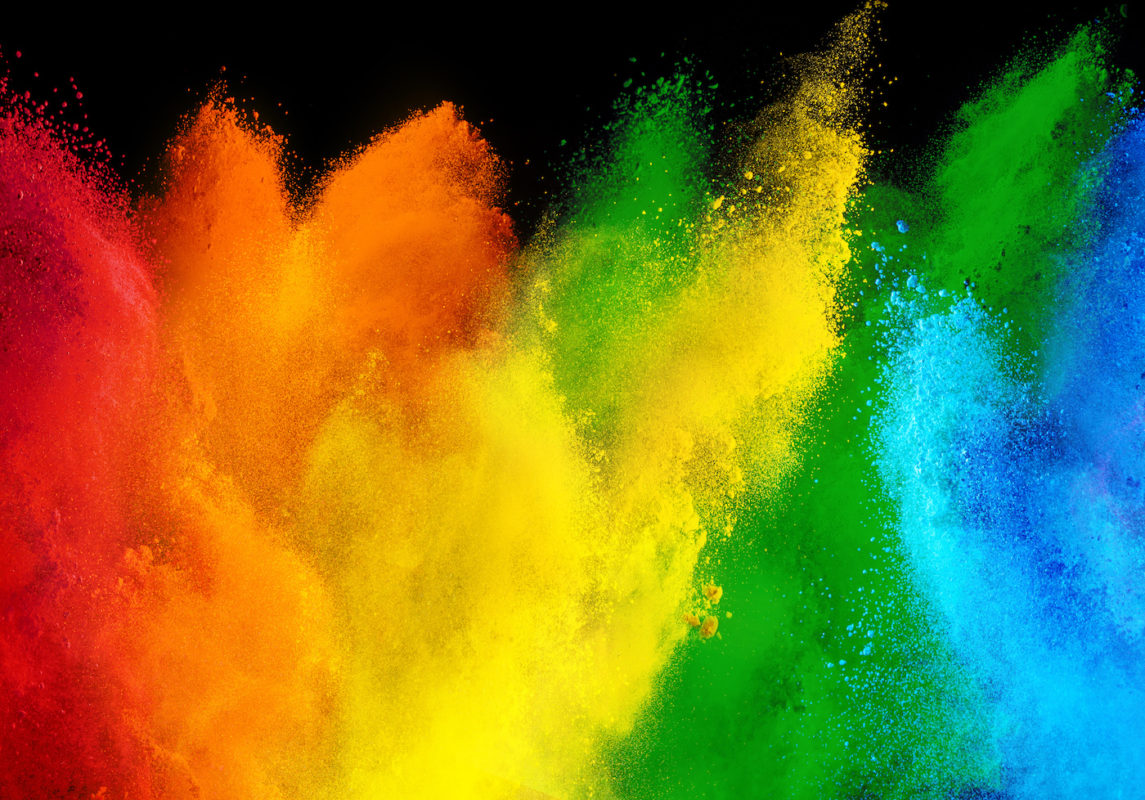
#> input picture images/image4.jpeg, 1145 x 800 px, found by its file name
$ python Question_4.py
#> lines starting #> are read from the running program, lines starting #| are printed output that depends on the picture
# Write a program to perform color separation into R, G, and B from an color image.

import cv2
import numpy as np

image = cv2.imread("images\image4.jpeg")
#> image is the input picture: shape (800, 1145, 3); mean B, G, R 39.7, 116.7, 119.6
cv2.imshow("Original Image", image)
cv2.waitKey(0)

b, g, r = cv2.split(image)
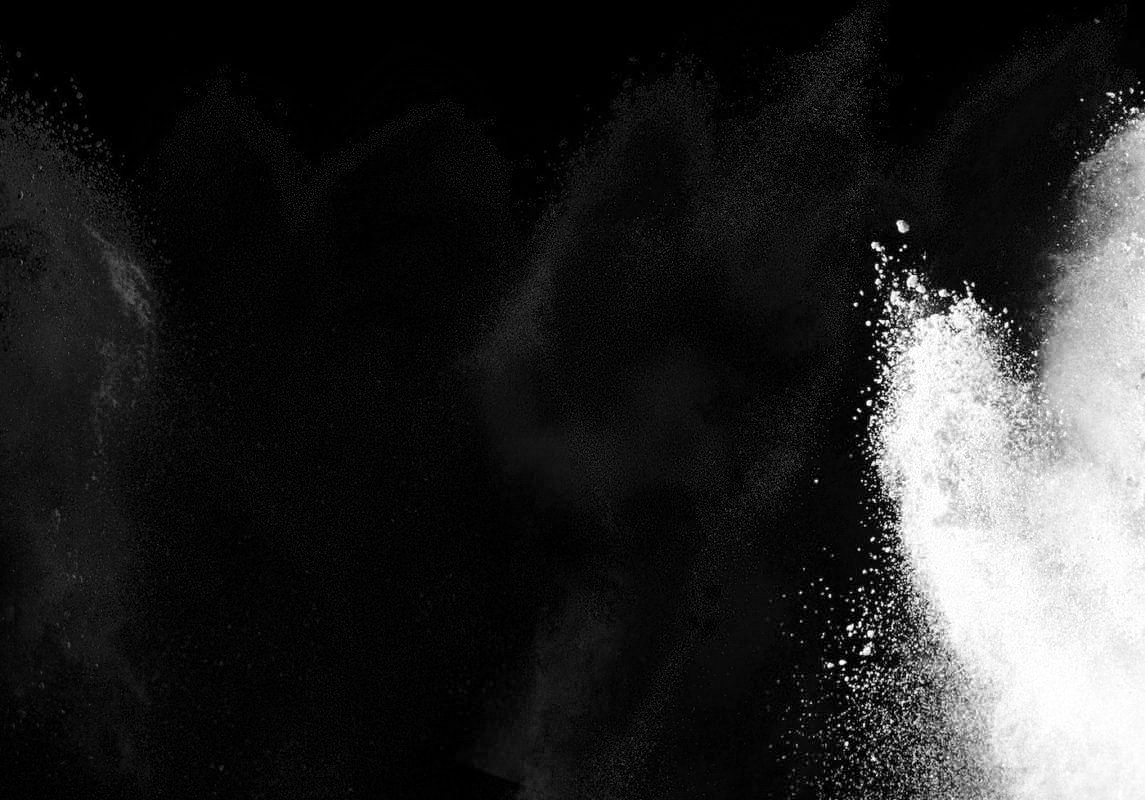
#> b: shape (800, 1145); min 0, max 255, mean 39.7
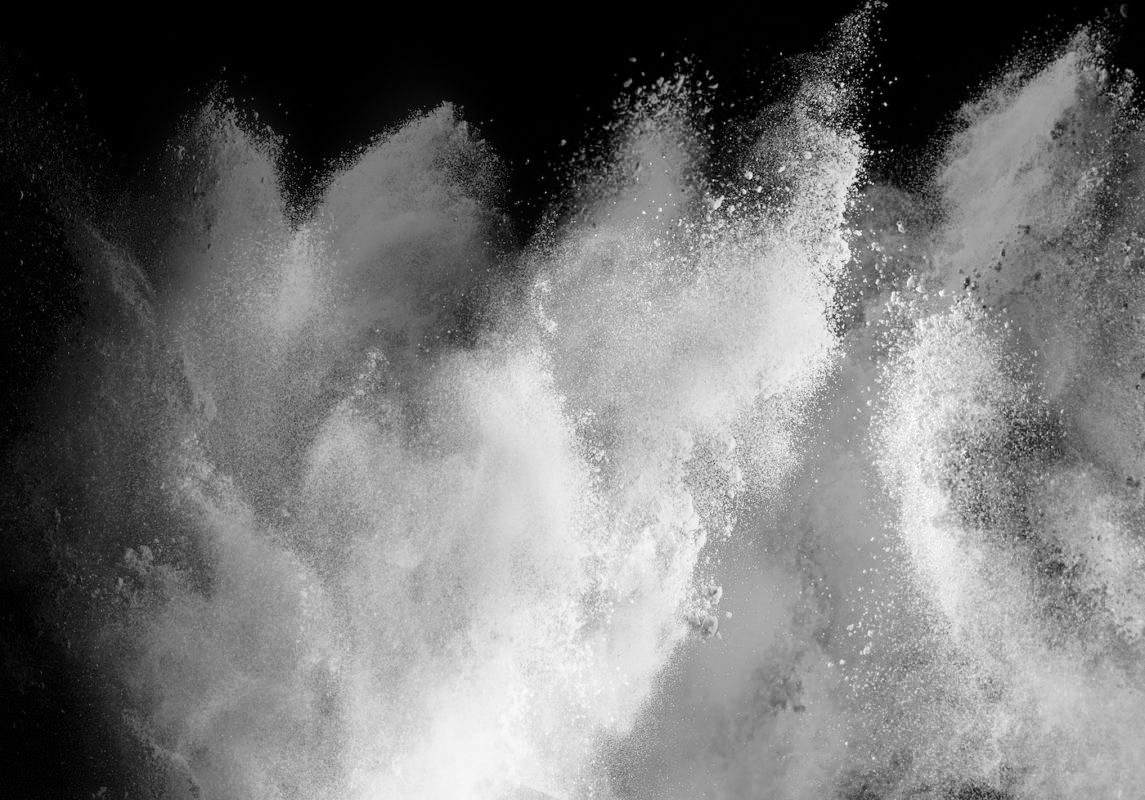
#> g: shape (800, 1145); min 0, max 255, mean 116.7
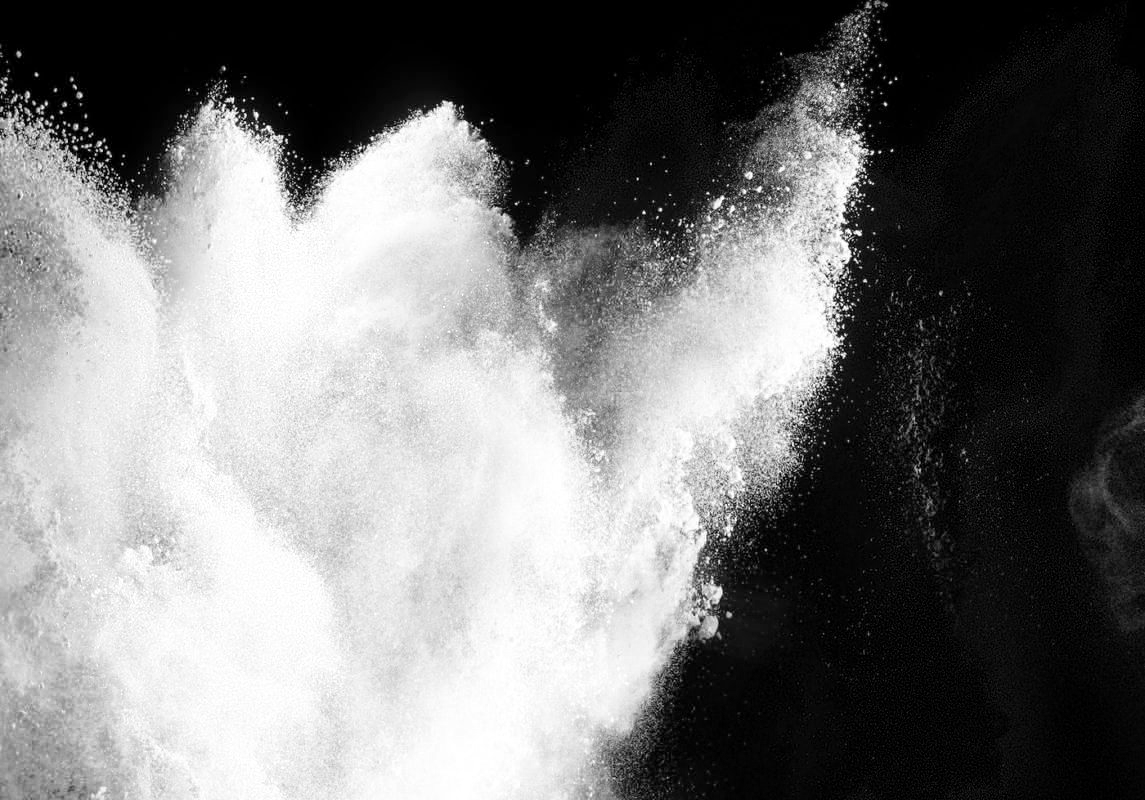
#> r: shape (800, 1145); min 0, max 255, mean 119.6

cv2.imshow("Red", r)
cv2.waitKey(0)
cv2.imshow("Green", g)
cv2.waitKey(0)
cv2.imshow("Blue", b)
cv2.waitKey(0)

cv2.waitKey(0)

$ run again, with images/image1.jpeg copied over images/image4.jpeg
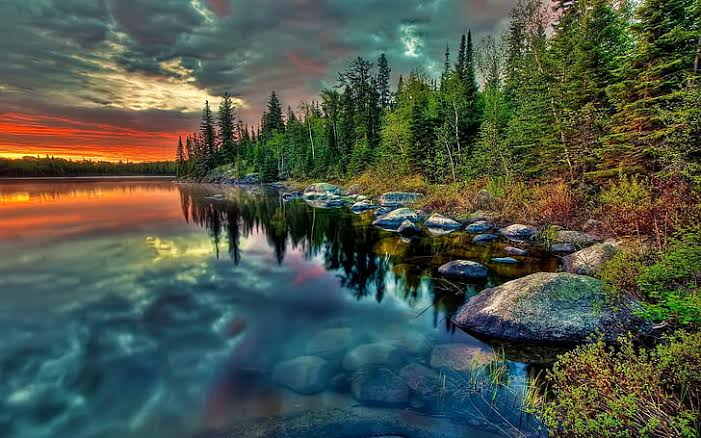
#> input picture images/image1.jpeg, 701 x 438 px, found by its file name
#> image is the input picture: shape (438, 701, 3); mean B, G, R 73.5, 86.6, 77.3
#> `b, g, r = cv2.split(image)`:
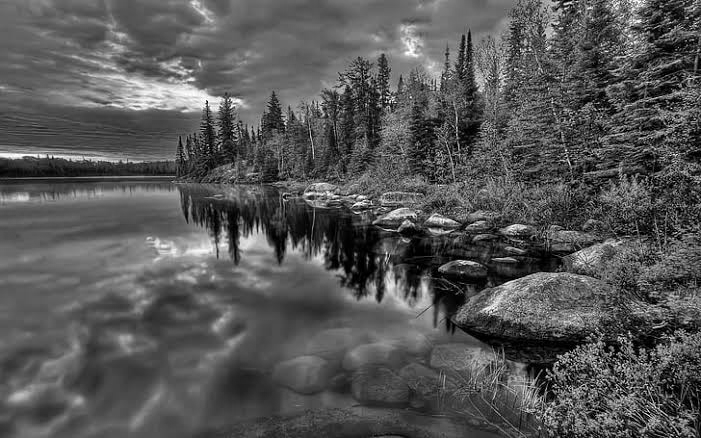
#> g: shape (438, 701); min 0, max 255, mean 86.6
#> `b, g, r = cv2.split(image)`:
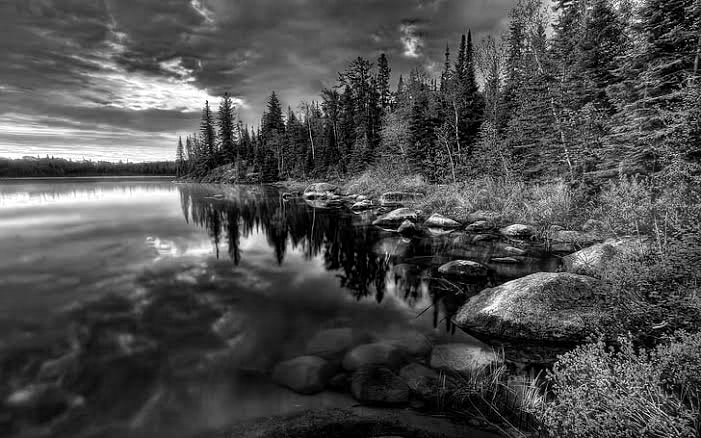
#> r: shape (438, 701); min 0, max 255, mean 77.3

$ run again, with images/image2.jpeg copied over images/image4.jpeg
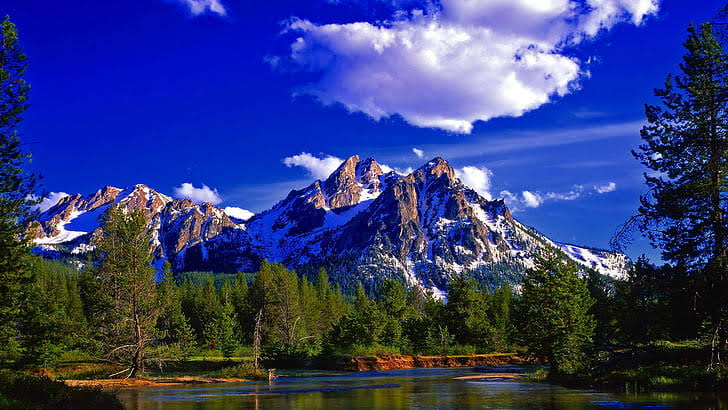
#> input picture images/image2.jpeg, 728 x 410 px, found by its file name
#> image is the input picture: shape (410, 728, 3); mean B, G, R 121.9, 61.7, 51.5
#> `b, g, r = cv2.split(image)`:
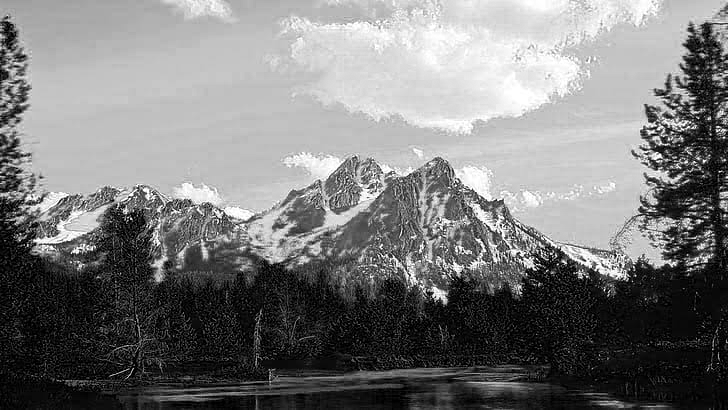
#> b: shape (410, 728); min 0, max 255, mean 121.9
#> `b, g, r = cv2.split(image)`:
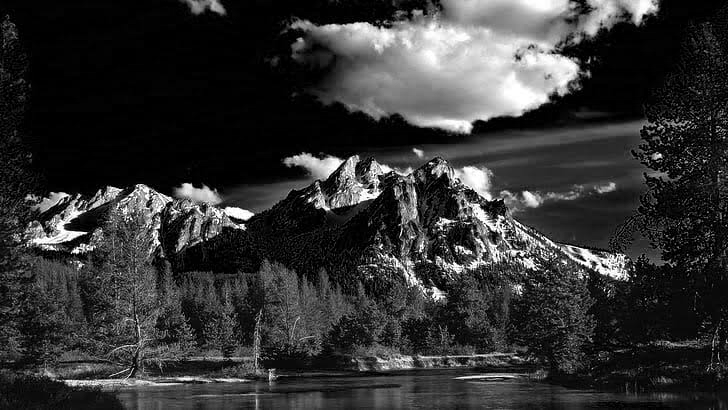
#> r: shape (410, 728); min 0, max 255, mean 51.5

$ run again, with images/image3.jpeg copied over images/image4.jpeg
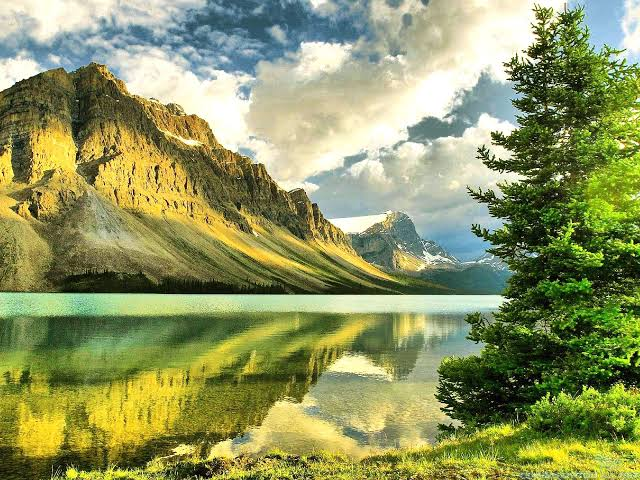
#> input picture images/image3.jpeg, 640 x 480 px, found by its file name
#> image is the input picture: shape (480, 640, 3); mean B, G, R 97.3, 150.2, 142.5
#> `b, g, r = cv2.split(image)`:
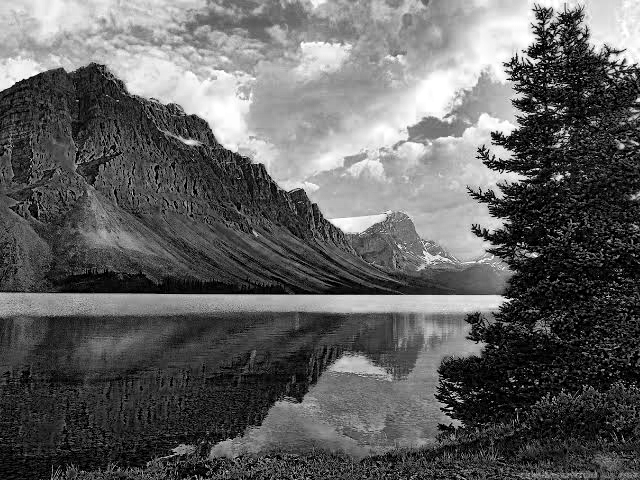
#> b: shape (480, 640); min 0, max 255, mean 97.3
#> `b, g, r = cv2.split(image)`:
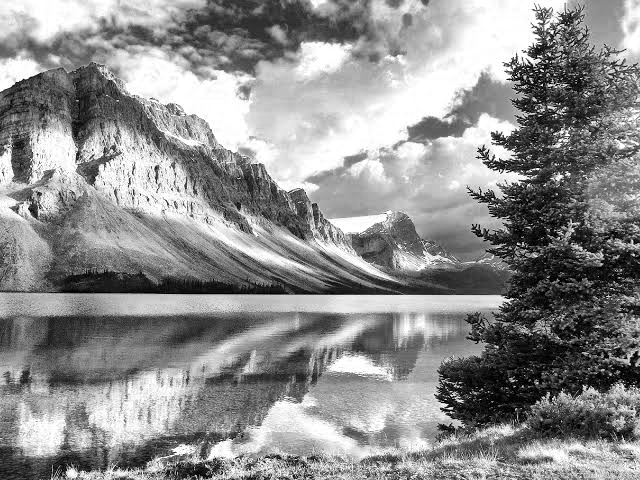
#> r: shape (480, 640); min 0, max 255, mean 142.5
